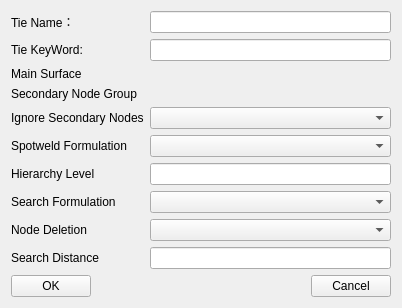
<?xml version="1.0" encoding="UTF-8"?>
<ui version="4.0">
 <class>GUIContactTieDialog</class>
 <widget class="QWidget" name="GUIContactTieDialog">
  <property name="geometry">
   <rect>
    <x>0</x>
    <y>0</y>
    <width>402</width>
    <height>299</height>
   </rect>
  </property>
  <property name="windowTitle">
   <string>Contact Tie</string>
  </property>
  <layout class="QGridLayout" name="gridLayout">
   <item row="0" column="0">
    <widget class="QLabel" name="label_name">
     <property name="text">
      <string>Tie Name：</string>
     </property>
    </widget>
   </item>
   <item row="0" column="3">
    <widget class="QLineEdit" name="lineEdit_name">
     <property name="minimumSize">
      <size>
       <width>120</width>
       <height>0</height>
      </size>
     </property>
    </widget>
   </item>
   <item row="1" column="0">
    <widget class="QLabel" name="label_matID_2">
     <property name="text">
      <string>Tie KeyWord:</string>
     </property>
    </widget>
   </item>
   <item row="1" column="3">
    <widget class="QLineEdit" name="lineEdit_KeyWord">
     <property name="text">
      <string/>
     </property>
     <property name="readOnly">
      <bool>true</bool>
     </property>
    </widget>
   </item>
   <item row="2" column="0">
    <widget class="QLabel" name="label">
     <property name="text">
      <string>Main Surface</string>
     </property>
    </widget>
   </item>
   <item row="3" column="0" colspan="2">
    <widget class="QLabel" name="label_2">
     <property name="text">
      <string>Secondary Node Group</string>
     </property>
    </widget>
   </item>
   <item row="4" column="0" colspan="3">
    <widget class="QLabel" name="label_3">
     <property name="text">
      <string>Ignore Secondary Nodes</string>
     </property>
    </widget>
   </item>
   <item row="4" column="3">
    <widget class="QComboBox" name="comboBox_IgnoreSecond"/>
   </item>
   <item row="5" column="0" colspan="2">
    <widget class="QLabel" name="label_4">
     <property name="text">
      <string>Spotweld Formulation</string>
     </property>
    </widget>
   </item>
   <item row="5" column="3">
    <widget class="QComboBox" name="comboBox_SpotwldForm"/>
   </item>
   <item row="6" column="0" colspan="2">
    <widget class="QLabel" name="label_5">
     <property name="text">
      <string>Hierarchy Level</string>
     </property>
    </widget>
   </item>
   <item row="6" column="3">
    <widget class="QLineEdit" name="lineEdit_HL"/>
   </item>
   <item row="7" column="0" colspan="2">
    <widget class="QLabel" name="label_7">
     <property name="text">
      <string>Search Formulation</string>
     </property>
    </widget>
   </item>
   <item row="7" column="3">
    <widget class="QComboBox" name="comboBox_SearchForm"/>
   </item>
   <item row="8" column="0">
    <widget class="QLabel" name="label_6">
     <property name="text">
      <string>Node Deletion</string>
     </property>
    </widget>
   </item>
   <item row="8" column="3">
    <widget class="QComboBox" name="comboBox_NodeDeletion"/>
   </item>
   <item row="9" column="0" colspan="2">
    <widget class="QLabel" name="label_8">
     <property name="text">
      <string>Search Distance</string>
     </property>
    </widget>
   </item>
   <item row="9" column="3">
    <widget class="QLineEdit" name="lineEdit_SearchDistance"/>
   </item>
   <item row="10" column="0" colspan="4">
    <layout class="QHBoxLayout" name="horizontalLayout_3">
     <item>
      <widget class="QPushButton" name="pushButton_OK">
       <property name="text">
        <string>OK</string>
       </property>
      </widget>
     </item>
     <item>
      <spacer name="horizontalSpacer">
       <property name="orientation">
        <enum>Qt::Horizontal</enum>
       </property>
       <property name="sizeHint" stdset="0">
        <size>
         <width>40</width>
         <height>20</height>
        </size>
       </property>
      </spacer>
     </item>
     <item>
      <widget class="QPushButton" name="pushButton_Cancel">
       <property name="text">
        <string>Cancel</string>
       </property>
      </widget>
     </item>
    </layout>
   </item>
   <item row="2" column="3">
    <widget class="GUI::NodeGroupWidget" name="widget_MainSurface" native="true"/>
   </item>
   <item row="3" column="3">
    <widget class="GUI::NodeGroupWidget" name="widget_SecNode" native="true"/>
   </item>
  </layout>
 </widget>
 <customwidgets>
  <customwidget>
   <class>GUI::NodeGroupWidget</class>
   <extends>QWidget</extends>
   <header>NodeGroupWidget.h</header>
   <container>1</container>
  </customwidget>
 </customwidgets>
 <resources/>
 <connections/>
</ui>
